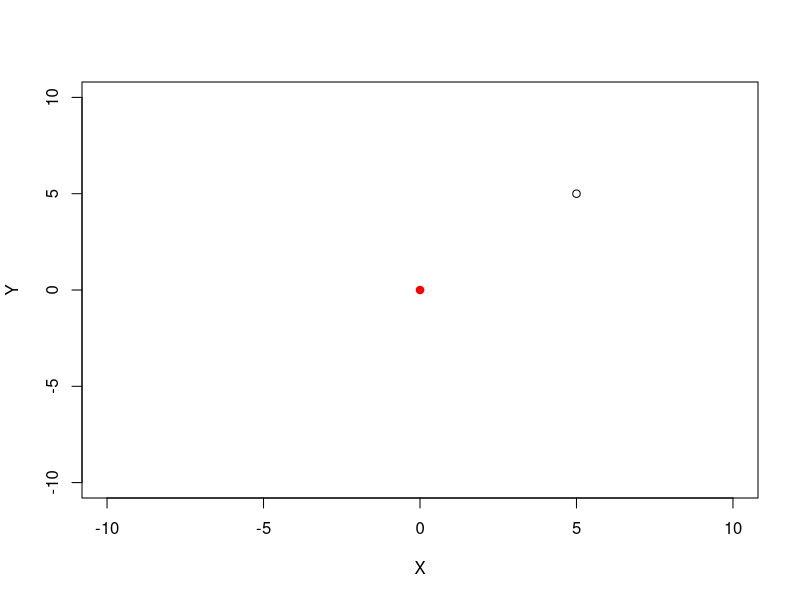

The R script that drew this image: (Note: this script raises an error after producing the figure.)
## ---- chunk 1
knitr::opts_chunk$set(echo = TRUE)
## ---- chunk 2
XYSquared<-function(x)
{
  return ((x[1]^2+x[2]^2))
}
## ---- chunk 3
set.seed(345)   # don't forget to set the random nuber generator seed
## ---- chunk 4
SimAnneal2D<-function(Fn,StartPoint,InitialTemp,FinalTemp,TempDecreaseRate){
  StepSize<-0.5   # how much are we going to move by for each step?
  X<-StartPoint[1]
  Y<-StartPoint[2]
  # record the value the function takes at this point (call it FnVal, say)
  # ADD code to calculate FnVal here

  # Set the temperature (Temp) to = InitialTemp,
  # ADD CODE to set TEMP here

  plot(X,Y,xlim=c(-2*X,2*X),ylim=c(-2*Y,2*Y)) # set up a plot
  points(0,0,pch=19,col="red")  # plot the Minimum - this is where you are hoping to end up
  while (Temp>FinalTemp){  # we keep going until things cool down
    #propose new point
    NewX<-X+rnorm(1,mean=0,sd=StepSize)  # We use a random walk in which we add a normal rv with mean 0 to each coordinate
    NewY<-Y+rnorm(1,mean=0,sd=StepSize)
    New<-c(NewX,NewY)
    #decide whether to move
    NewVal<- Fn(New)  # the value the function takes at the new point

    # Calculate the value of H
    # ADD CODE FOR H HERE

    p<-runif(1)  # the random number that is going to help us decide whether to move
    if (p<h){ # we move
       # add an arrow to the plot showing where we moved:
      arrows(X,Y,NewX,NewY,length=0.05)
      # update your records of where we are:...X<-NewX   Y<-NewY
      # Add code here

      # pause for a bit - otherwise the plots flash by too quickly to see properly
      Start.Time<-Sys.time()
      while (Sys.time()<Start.Time+0.02){}   # there is probably a better way of doing this
      # plot the path you are taking
      points(X,Y,pch='.',col="blue")

      # update the record of the function value:
      FnVal<-NewVal
    }
    #reduce temperature
    Temp<-Temp*(1-TempDecreaseRate)

  }
  points(X,Y,pch=19,col="blue")   # a big blue point to show where we ended up
  return (c(X,Y,Fn(X,Y)))  # return the coordinates of our final resting place, and the function value
}
## ---- chunk 5
SimAnneal2D(XYSquared,c(5,5),10,0.1,0.02)
